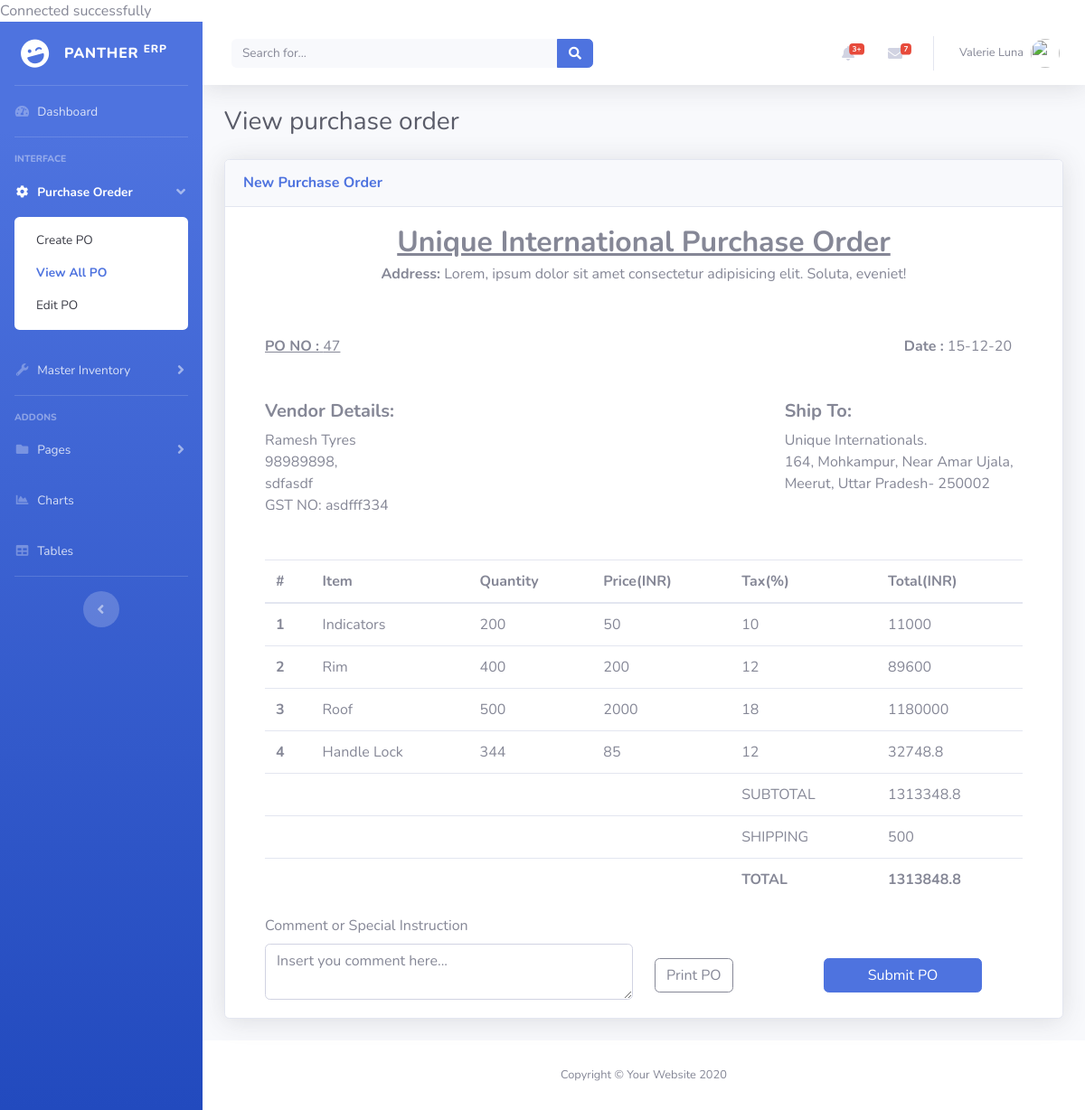
The page /view_po_single.php?id=47 on the database its author committed.
### tables this page shows
CREATE TABLE `purchase_order` (
  `po_no` int(5) NOT NULL,
  `date` timestamp NULL DEFAULT CURRENT_TIMESTAMP,
  `vendor_id` int(5) DEFAULT NULL,
  `item1_id` int(5) DEFAULT NULL,
  `item2_id` varchar(5) DEFAULT NULL,
  `item3_id` varchar(5) DEFAULT NULL,
  `item4_id` varchar(5) DEFAULT NULL,
  `item5_id` varchar(5) DEFAULT NULL,
  `item6_id` varchar(5) DEFAULT NULL,
  `item7_id` varchar(5) DEFAULT NULL,
  `item8_id` varchar(5) DEFAULT NULL,
  `item9_id` varchar(5) DEFAULT NULL,
  `item10_id` varchar(5) DEFAULT NULL,
  `item11_id` varchar(5) DEFAULT NULL,
  `item12_id` varchar(5) DEFAULT NULL,
  `qty1` int(5) DEFAULT NULL,
  `qty2` varchar(5) DEFAULT NULL,
  `qty3` varchar(5) DEFAULT NULL,
  `qty4` varchar(5) DEFAULT NULL,
  `qty5` varchar(5) DEFAULT NULL,
  `qty6` varchar(5) DEFAULT NULL,
  `qty7` varchar(5) DEFAULT NULL,
  `qty8` varchar(5) DEFAULT NULL,
  `qty9` varchar(5) DEFAULT NULL,
  `qty10` varchar(5) DEFAULT NULL,
  `qty11` varchar(5) DEFAULT NULL,
  `qty12` varchar(5) DEFAULT NULL,
  `total` int(10) NOT NULL,
  `shipping` varchar(5) DEFAULT NULL,
  `status` varchar(5) DEFAULT NULL
);

CREATE TABLE `vendor` (
  `vendor_id` int(6) NOT NULL,
  `name` varchar(100) NOT NULL,
  `number` varchar(15) NOT NULL,
  `address` varchar(100) NOT NULL,
  `email` varchar(50) NOT NULL,
  `gst_no` varchar(15) NOT NULL
);

CREATE TABLE `item_list` (
  `item_id` int(5) NOT NULL,
  `item_name` varchar(100) NOT NULL,
  `item_hsn` varchar(10) DEFAULT NULL,
  `item_price` int(10) NOT NULL,
  `item_tax` int(10) DEFAULT NULL,
  `item_attributes` varchar(50) NOT NULL,
  `item_description` varchar(100) NOT NULL,
  `item_qty` int(10) DEFAULT '0',
  `item_suppliers` varchar(100) NOT NULL
);

### view_po_single.php (the view, shortened to what the rows shown need)
<?php
require_once('DB_POS.php');
$SearchQueryParameter = $_GET["id"];
$sql = "SELECT * FROM purchase_order WHERE po_no='$SearchQueryParameter' ";
$stmt = $conn->query($sql);
while ($DataRows  = $stmt->fetch()) {
    $po_no = $DataRows["po_no"];
    $date = $DataRows["date"];
    $vendor_id = $DataRows["vendor_id"];
    $shipping = $DataRows["shipping"];
    $item1_id = $DataRows["item1_id"];
    $item2_id = $DataRows["item2_id"];
    $item3_id = $DataRows["item3_id"];
    $item4_id = $DataRows["item4_id"];
    $qty1 = $DataRows["qty1"];
    $qty2 = $DataRows["qty2"];
    $qty3 = $DataRows["qty3"];
    $qty4 = $DataRows["qty4"];
}
$sql_vendor = "SELECT * FROM vendor WHERE vendor_id='$vendor_id' ";
$stmt_vendor = $conn->query($sql_vendor);
while ($DataRows  = $stmt_vendor->fetch()) {
  $vendor_name = $DataRows["name"];
  $vendor_number = $DataRows["number"];
  $vendor_address = $DataRows["address"];
  $vendor_gst_no = $DataRows["gst_no"];
}
$sql1 = "SELECT * FROM item_list WHERE item_id='$item1_id'";
$stmt1 = $conn->query($sql1);
while ($DataRows  = $stmt1->fetch()) {
  $item1 = $DataRows["item_name"];
  $item1_price = $DataRows["item_price"];
  $item1_tax = $DataRows["item_tax"];
  $item1_total = ($item1_price +($item1_tax*$item1_price/100))*$qty1;
}
if(!empty($item2_id)){
  $sql2 = "SELECT * FROM item_list WHERE item_id='$item2_id'";
  $stmt2 = $conn->query($sql2);
  while ($DataRows  = $stmt2->fetch()) {
    $item2 = $DataRows["item_name"];
    $item2_price = $DataRows["item_price"];
    $item2_tax = $DataRows["item_tax"];
    $item2_total = ($item2_price +($item2_tax*$item2_price/100))*$qty2;
  }
}
if(!empty($item3_id)){
  $sql3 = "SELECT * FROM item_list WHERE item_id='$item3_id'";
  $stmt3 = $conn->query($sql3);
  while ($DataRows  = $stmt3->fetch()) {
    $item3 = $DataRows["item_name"];
    $item3_price = $DataRows["item_price"];
    $item3_tax = $DataRows["item_tax"];
    $item3_total = ($item3_price +($item3_tax/100*$item3_price))*$qty3;
  }
}
if(!empty($item4_id)){
  $sql4 = "SELECT * FROM item_list WHERE item_id='$item4_id'";
  $stmt4 = $conn->query($sql4);
  while ($DataRows  = $stmt4->fetch()) {
    $item4 = $DataRows["item_name"];
    $item4_price = $DataRows["item_price"];
    $item4_tax = $DataRows["item_tax"];
    $item4_total = ($item4_price +($item4_tax*$item4_price/100))*$qty4;
  }
}
$subtotal = $item1_total + $item2_total + $item3_total + $item4_total + $item5_total + $item6_total + $item7_total + $item8_total + $item9_total + $item10_total + $item11_total + $item11_total;
?>
<!DOCTYPE html>
<html lang="en">
<head>
  <link href="vendor/fontawesome-free/css/all.min.css" rel="stylesheet" type="text/css">
  <link href="css/sb-admin-2.min.css" rel="stylesheet">
</head>
<body id="page-top">
  <div id="wrapper">
    <div id="content-wrapper" class="d-flex flex-column">
      <div id="content">
        <div class="container-fluid">
          <h1 class="h3 mb-4 text-gray-800">View purchase order</h1>
          <div class="row">
            <div class="col-lg-12">
              <div class="card shadow mb-4">
                <div class="card-body">
                  <div class="container">
                    <div class=" container-fluid ">
                      <h2 class="text-center font-weight-bold mb-1"><u>Unique International Purchase Order</u></h2>
                    </div>
                    <div class="row">
                      <div class="col-9 mt-2">
                       <u> <span class="font-weight-bold">PO NO :</span>
                        <span ><?php echo $po_no ?></span></u>
                      </div>
                      <div class="col-3 mt-2  text-right pr-4">
                        <span class="text-right font-weight-bold">Date :</span>
                        <span class="text-right">
                        <?php echo date("d-m-y", strtotime($date));?>
                        </span>
                      </div>
                    </div>
                    <div class="row mt-5">
                      <div class="col-12">
                        <div class="row justify-content-lg-between">
                          <div class="col-4">
                            <h5 class="font-weight-bold">Vendor Details:</h5>
                            <span><?php echo $vendor_name;?></span><br/>
                            <span><?php echo $vendor_number.", ".$vendor_email; ?></span><br/>
                            <span><?php echo $vendor_address;?></span><br/>
                            <span><?php if(!empty($vendor_gst_no)){echo "GST NO: ". $vendor_gst_no;} ?></span><br/>
                          </div>
                        </div>
                        <table class="table  mt-5">
                          <thead>
                            <tr>
                              <th scope="col">#</th>
                              <th scope="col">Item</th>
                              <th scope="col">Quantity</th>
                              <th scope="col">Price(INR)</th>
                              <th scope="col">Tax(%)</th>
                              <th scope="col">Total(INR)</th>
                            </tr>
                          </thead>
                          <tbody>
                            <?php
                              if(!empty($qty1) ){
                                echo "<tr>";
                                echo "<th scope = 'row'>1</th>";
                                echo "<td>".$item1."</td>";
                                echo "<td>".$qty1."</td>";
                                echo "<td>".$item1_price."</td>";
                                echo "<td>".$item1_tax."</td>";
                                echo "<td>".$item1_total."</td>";
                              }
                              if(!empty($qty2) ){
                                echo "<tr>";
                                echo "<th scope = 'row'>2</th>";
                                echo "<td>".$item2."</td>";
                                echo "<td>".$qty2."</td>";
                                echo "<td>".$item2_price."</td>";
                                echo "<td>".$item2_tax."</td>";
                                echo "<td>".$item2_total."</td>";
                              }
                              if(!empty($qty3) ){
                                echo "<tr>";
                                echo "<th scope = 'row'>3</th>";
                                echo "<td>".$item3."</td>";
                                echo "<td>".$qty3."</td>";
                                echo "<td>".$item3_price."</td>";
                                echo "<td>".$item3_tax."</td>";
                                echo "<td>".$item3_total."</td>";
                              }
                              if(!empty($qty4) ){
                                echo "<tr>";
                                echo "<th scope = 'row'>4</th>";
                                echo "<td>".$item4."</td>";
                                echo "<td>".$qty4."</td>";
                                echo "<td>".$item4_price."</td>";
                                echo "<td>".$item4_tax."</td>";
                                echo "<td>".$item4_total."</td>";
                              }
                            ?>
                            <tr>
                              <th scope="row"></th>
                              <td></td>
                              <td></td>
                              <td></td>
                              <td>SUBTOTAL </td>
                              <td><?php echo $subtotal; ?></td>
                            </tr>
                            <tr>
                              <th scope="row"></th>
                              <td></td>
                              <td></td>
                              <td></td>
                              <td>SHIPPING</td>
                              <td><?php
                              echo $shipping;
                              ?>
                              </td>
                            </tr>
                            <tr>
                              <th scope="row"></th>
                              <td></td>
                              <td></td>
                              <td></td>
                              <td class="font-weight-bold">TOTAL</td>
                              <td class="font-weight-bold">
                              </td>
                            </tr>
                          </tbody>
                        </table>
                      </div>
                    </div>
                  </div>
                </div>
              </div>
            </div>
          </div>
        </div>
      </div>
    </div>
  </div>
</body>
</html>

### rows shown on the page
purchase_order: po_no "47", date "15-12-20", qty1 "200", qty2 "400", qty3 "500", qty4 "344", shipping "500"
vendor: name "Ramesh Tyres", number "98989898", address "sdfasdf", gst_no "asdfff334"
item_list: item_name "Indicators", item_price "50", item_tax "10", item1_total "11000"
item_list: item_name "Rim", item_price "200", item_tax "12", item2_total "89600"
item_list: item_name "Roof", item_price "2000", item_tax "18", item3_total "1180000"
item_list: item_name "Handle Lock", item_price "85", item_tax "12", item4_total "32748.8"

### other values the page prints
$subtotal "1313348.8"
$total "1313848.8"
